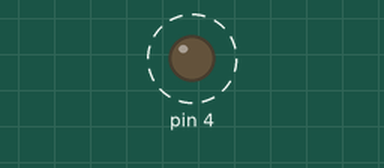
Recording of a sketch running on a simulated Arduino Uno, built with avr-gcc and run on an emulated ATmega328P. Shown: output pins drawn as LEDs (lit = HIGH). Dashed ring = blinking.

Above: at 0.05 s.
Timing chart, 0 to 3.0 s (numbered marks = the images above):
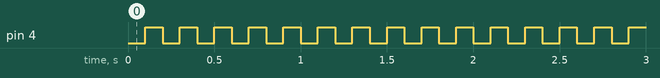

Measured:
- by itself, pin 4: alternates HIGH for 0.10 s and LOW for 0.10 s

The sketch:

testatmega32u4.ino
```cpp
void setup() {
  // put your setup code here, to run once:
pinMode(4, OUTPUT);
}

void loop() {
  delay(100);
digitalWrite(4, HIGH);
  delay(100);
digitalWrite(4, LOW);

}
```
